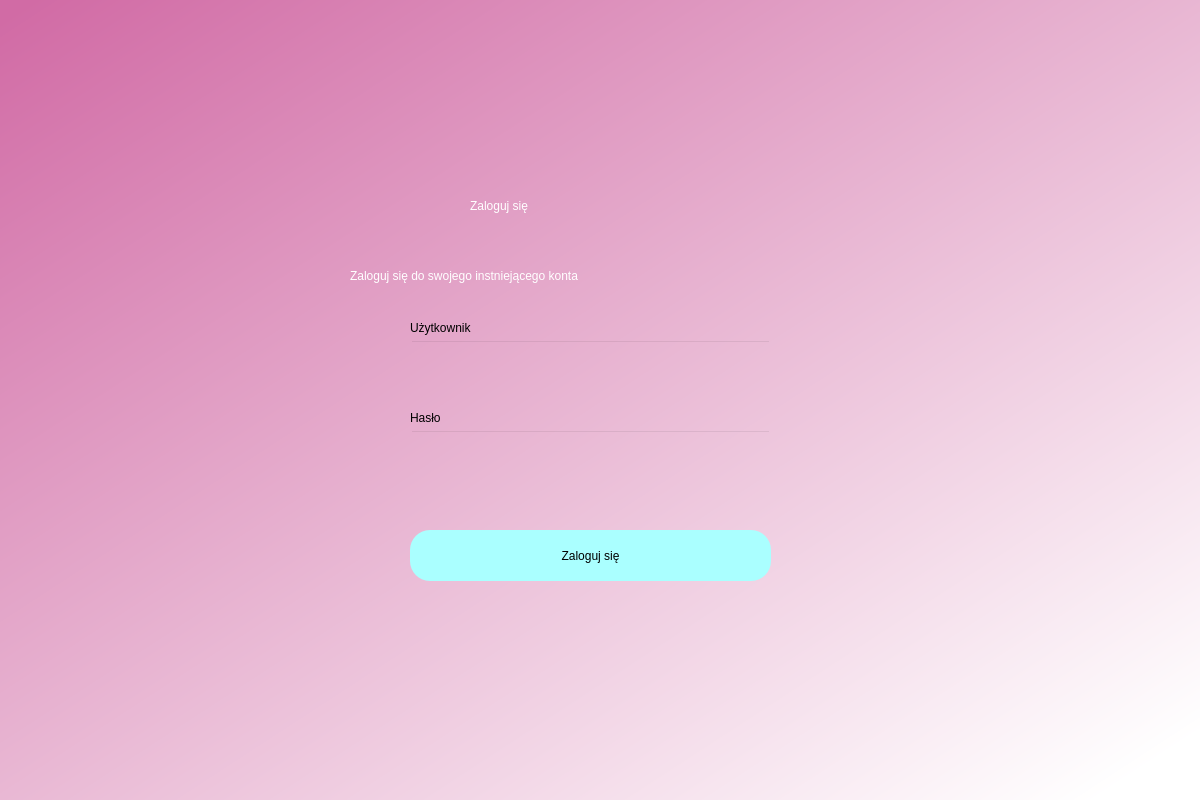
<?xml version="1.0" encoding="UTF-8"?>
<ui version="4.0">
 <class>Dialog</class>
 <widget class="QDialog" name="Dialog">
  <property name="geometry">
   <rect>
    <x>0</x>
    <y>0</y>
    <width>1200</width>
    <height>800</height>
   </rect>
  </property>
  <property name="windowTitle">
   <string>Dialog</string>
  </property>
  <property name="styleSheet">
   <string notr="true">QWidget#Dialog{
background-color: qlineargradient(spread:pad, x1:0.0279545, y1:0, x2:0.972, y2:0.960682, stop:0 rgba(209, 107, 165, 255), stop:0.988636 rgba(255, 255, 255, 255))}</string>
  </property>
  <widget class="QLabel" name="label">
   <property name="geometry">
    <rect>
     <x>470</x>
     <y>170</y>
     <width>251</width>
     <height>71</height>
    </rect>
   </property>
   <property name="styleSheet">
    <string notr="true">font: 40pt &quot;MS Shell Dlg 2&quot;;
color: white;</string>
   </property>
   <property name="text">
    <string>Zaloguj się</string>
   </property>
  </widget>
  <widget class="QLabel" name="label_2">
   <property name="geometry">
    <rect>
     <x>350</x>
     <y>250</y>
     <width>551</width>
     <height>51</height>
    </rect>
   </property>
   <property name="styleSheet">
    <string notr="true">font: 20pt &quot;MS Shell Dlg 2&quot;;
color: white;</string>
   </property>
   <property name="text">
    <string>Zaloguj się do swojego instniejącego konta</string>
   </property>
  </widget>
  <widget class="QPushButton" name="login">
   <property name="geometry">
    <rect>
     <x>410</x>
     <y>530</y>
     <width>361</width>
     <height>51</height>
    </rect>
   </property>
   <property name="styleSheet">
    <string notr="true">border-radius: 20px;
background-color: rgb(170, 255, 255);
font: 14pt &quot;MS Shell Dlg 2&quot;;
</string>
   </property>
   <property name="text">
    <string>Zaloguj się</string>
   </property>
  </widget>
  <widget class="QLineEdit" name="emailfield">
   <property name="geometry">
    <rect>
     <x>410</x>
     <y>340</y>
     <width>361</width>
     <height>51</height>
    </rect>
   </property>
   <property name="styleSheet">
    <string notr="true">background-color: rgba(0, 0, 0, 0);
font: 12pt &quot;MS Shell Dlg 2&quot;;</string>
   </property>
  </widget>
  <widget class="QLineEdit" name="passwordfield">
   <property name="geometry">
    <rect>
     <x>410</x>
     <y>430</y>
     <width>361</width>
     <height>51</height>
    </rect>
   </property>
   <property name="styleSheet">
    <string notr="true">background-color: rgba(0, 0, 0, 0);
font: 12pt &quot;MS Shell Dlg 2&quot;;</string>
   </property>
  </widget>
  <widget class="QLabel" name="label_3">
   <property name="geometry">
    <rect>
     <x>410</x>
     <y>320</y>
     <width>121</width>
     <height>16</height>
    </rect>
   </property>
   <property name="styleSheet">
    <string notr="true">font: 10pt &quot;MS Shell Dlg 2&quot;;</string>
   </property>
   <property name="text">
    <string>Użytkownik</string>
   </property>
  </widget>
  <widget class="QLabel" name="label_4">
   <property name="geometry">
    <rect>
     <x>410</x>
     <y>410</y>
     <width>121</width>
     <height>16</height>
    </rect>
   </property>
   <property name="styleSheet">
    <string notr="true">font: 10pt &quot;MS Shell Dlg 2&quot;;</string>
   </property>
   <property name="text">
    <string>Hasło</string>
   </property>
  </widget>
  <widget class="QLabel" name="label_password">
   <property name="geometry">
    <rect>
     <x>410</x>
     <y>490</y>
     <width>361</width>
     <height>31</height>
    </rect>
   </property>
   <property name="styleSheet">
    <string notr="true">font: 12pt &quot;MS Shell Dlg 2&quot;;
color: red;</string>
   </property>
   <property name="text">
    <string/>
   </property>
  </widget>
 </widget>
 <resources/>
 <connections/>
</ui>
